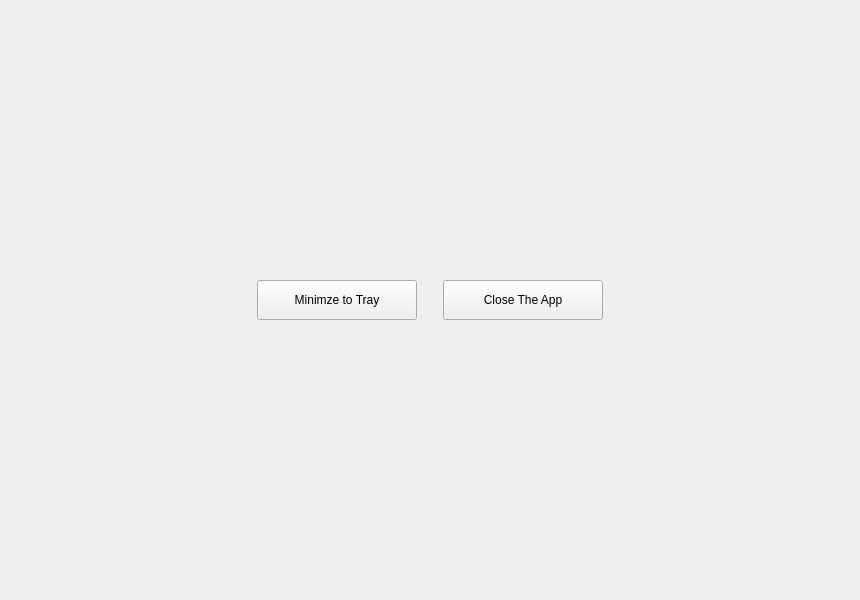
<?xml version="1.0" encoding="UTF-8"?>
<ui version="4.0">
 <class>MainWindow</class>
 <widget class="QMainWindow" name="MainWindow">
  <property name="geometry">
   <rect>
    <x>0</x>
    <y>0</y>
    <width>860</width>
    <height>600</height>
   </rect>
  </property>
  <property name="windowTitle">
   <string>MainWindow</string>
  </property>
  <widget class="QWidget" name="centralwidget">
   <layout class="QGridLayout" name="gridLayout">
    <property name="horizontalSpacing">
     <number>26</number>
    </property>
    <item row="0" column="1">
     <widget class="QPushButton" name="minimizeBtn">
      <property name="sizePolicy">
       <sizepolicy hsizetype="Fixed" vsizetype="Fixed">
        <horstretch>0</horstretch>
        <verstretch>0</verstretch>
       </sizepolicy>
      </property>
      <property name="minimumSize">
       <size>
        <width>160</width>
        <height>0</height>
       </size>
      </property>
      <property name="maximumSize">
       <size>
        <width>300</width>
        <height>40</height>
       </size>
      </property>
      <property name="text">
       <string>Minimze to Tray</string>
      </property>
     </widget>
    </item>
    <item row="0" column="0">
     <spacer name="horizontalSpacer">
      <property name="orientation">
       <enum>Qt::Horizontal</enum>
      </property>
      <property name="sizeHint" stdset="0">
       <size>
        <width>40</width>
        <height>20</height>
       </size>
      </property>
     </spacer>
    </item>
    <item row="0" column="2">
     <widget class="QPushButton" name="closeBtn">
      <property name="sizePolicy">
       <sizepolicy hsizetype="Fixed" vsizetype="Fixed">
        <horstretch>0</horstretch>
        <verstretch>0</verstretch>
       </sizepolicy>
      </property>
      <property name="minimumSize">
       <size>
        <width>160</width>
        <height>0</height>
       </size>
      </property>
      <property name="maximumSize">
       <size>
        <width>300</width>
        <height>40</height>
       </size>
      </property>
      <property name="text">
       <string>Close The App</string>
      </property>
     </widget>
    </item>
    <item row="0" column="3">
     <spacer name="horizontalSpacer_2">
      <property name="orientation">
       <enum>Qt::Horizontal</enum>
      </property>
      <property name="sizeHint" stdset="0">
       <size>
        <width>40</width>
        <height>20</height>
       </size>
      </property>
     </spacer>
    </item>
   </layout>
  </widget>
 </widget>
 <resources/>
 <connections/>
</ui>
